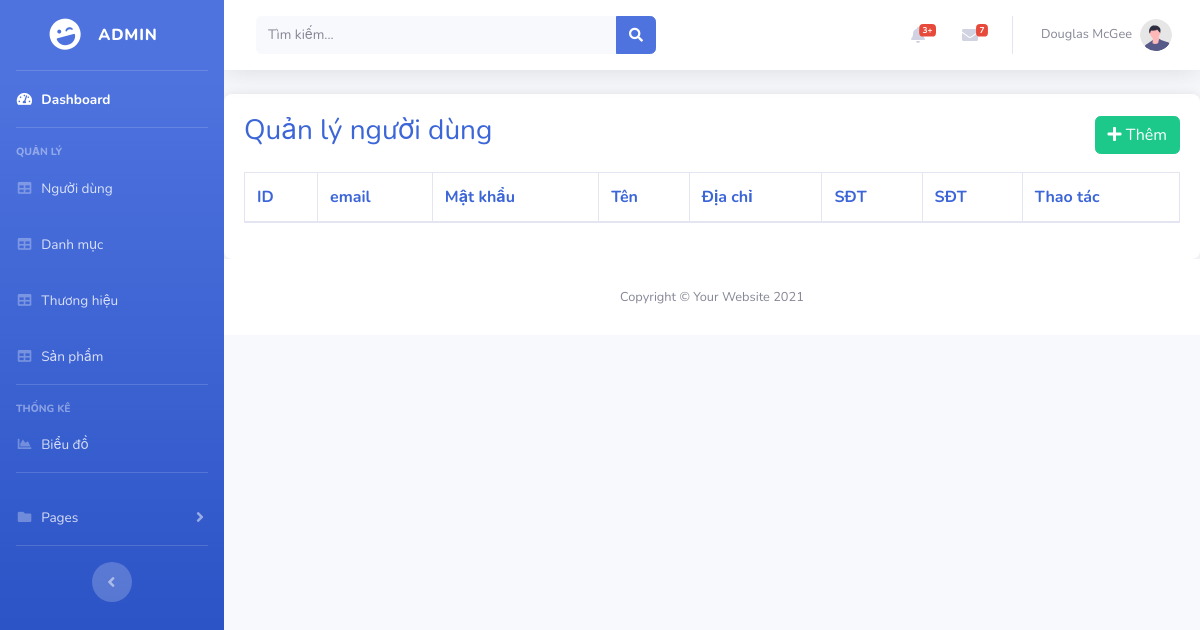
Page /admin/index.php?pg=users on the earlier database version.
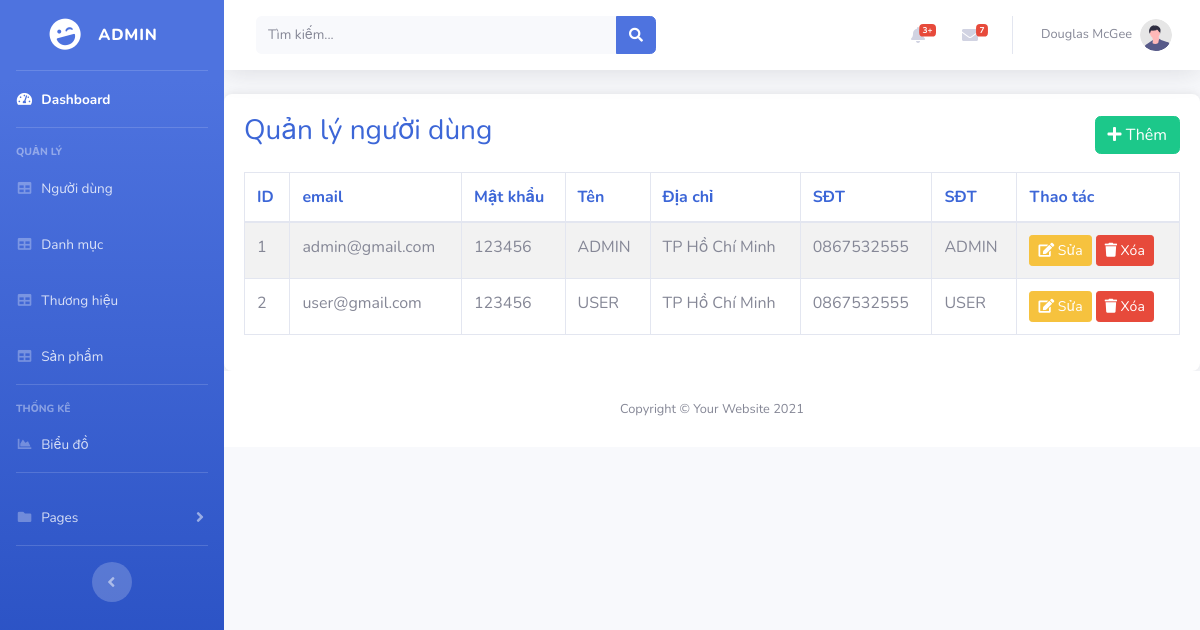
Same page on the later database version.
### tables this page shows
CREATE TABLE `users` (
  `id` bigint NOT NULL,
  `email` varchar(255) DEFAULT NULL,
  `password` varchar(255) DEFAULT NULL,
  `name` varchar(255) DEFAULT NULL,
  `address` varchar(255) DEFAULT NULL,
  `phone` varchar(255) DEFAULT NULL,
  `role` varchar(255) DEFAULT NULL
);

### dao/pdo.php (called while the page is built, shortened)
<?php
function pdo_get_connection()
{
    $dburl = "mysql:host=localhost;dbname=laptopshop123;charset=utf8";
    $username = 'root';
    $password = '123456';
    $conn = new PDO($dburl, $username, $password);
    $conn->setAttribute(PDO::ATTR_ERRMODE, PDO::ERRMODE_EXCEPTION);
    return $conn;
}
function pdo_query($sql)
{
    $sql_args = array_slice(func_get_args(), 1);
    try {
        $conn = pdo_get_connection();
        $stmt = $conn->prepare($sql);
        $stmt->execute($sql_args);
        $rows = $stmt->fetchAll();
        return $rows;
    } catch (PDOException $e) {
        throw $e;
    } finally {
        unset($conn);
    }
}

### dao/user.php (called while the page is built, shortened)
<?php
function getAllUsers()
{
    $sql = "SELECT * FROM users";
    return pdo_query($sql);
}

### admin/view/user/users.php (the view, shortened to what this page needs)
<div class="table-container">
    <div class="d-flex justify-content-between align-items-center mb-3">
        <h3 style="color: rgb(60, 102, 215);">Quản lý người dùng</h3>
        <a href="index.php?pg=adduser" class="btn btn-success">
            <i class="fas fa-plus"></i> Thêm
        </a>
    </div>
    <div class="table-responsive">
        <table class="table table-bordered table-striped">
            <thead>
                <tr>
                    <th>ID</th>
                    <th>email</th>
                    <th>Mật khẩu</th>
                    <th>Tên</th>
                    <th>Địa chỉ</th>
                    <th>SĐT</th>
                    <th>SĐT</th>
                    <th>Thao tác</th>
                </tr>
            </thead>
            <tbody>
                <?php foreach ($users as $user) : ?>
                    <tr>
                        <td><?= $user['id'] ?></td>
                        <td><?= $user['email'] ?></td>
                        <td><?= $user['password'] ?></td>
                        <td><?= $user['name'] ?></td>
                        <td><?= $user['address'] ?></td>
                        <td><?= $user['phone'] ?></td>
                        <td><?= $user['role'] ?></td>
                        <td>
                            <a href="index.php?pg=updateuser&id=<?= $user['id'] ?>">
                                <button class="btn btn-warning btn-sm"><i class="fas fa-edit"></i> Sửa</button>
                            </a>
                            <a href="index.php?pg=deleteuser&id=<?= $user['id'] ?>"
                                onclick="return confirm('Bạn có chắc muốn xóa người dùng này?')">
                                <button class="btn btn-danger btn-sm"><i class="fas fa-trash"></i> Xóa</button>
                            </a>
                        </td>
                    </tr>
                <?php endforeach; ?>
            </tbody>
        </table>
    </div>
</div>

Differences in the rows shown:
added users: id "1", email "admin@gmail.com", password "123456", name "ADMIN", address "TP Hồ Chí Minh", phone "0867532555", role "ADMIN"
added users: id "2", email "user@gmail.com", password "123456", name "USER", address "TP Hồ Chí Minh", phone "0867532555", role "USER"
